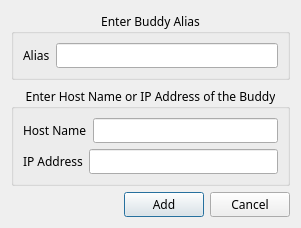
<?xml version="1.0" encoding="UTF-8"?>
<ui version="4.0">
 <class>addBuddyScreen</class>
 <widget class="QDialog" name="addBuddyScreen">
  <property name="windowModality">
   <enum>Qt::ApplicationModal</enum>
  </property>
  <property name="geometry">
   <rect>
    <x>0</x>
    <y>0</y>
    <width>250</width>
    <height>208</height>
   </rect>
  </property>
  <property name="sizePolicy">
   <sizepolicy hsizetype="Fixed" vsizetype="Fixed">
    <horstretch>0</horstretch>
    <verstretch>0</verstretch>
   </sizepolicy>
  </property>
  <property name="maximumSize">
   <size>
    <width>250</width>
    <height>208</height>
   </size>
  </property>
  <property name="font">
   <font>
    <family>Sans Serif</family>
   </font>
  </property>
  <property name="windowTitle">
   <string>Add Buddy</string>
  </property>
  <property name="windowIcon">
   <iconset resource="../resources/slm_resources.qrc">
    <normaloff>:/icons/SLM_Logo</normaloff>:/icons/SLM_Logo</iconset>
  </property>
  <layout class="QVBoxLayout" name="verticalLayout_3">
   <item>
    <widget class="QGroupBox" name="groupBox">
     <property name="title">
      <string>Enter Buddy Alias</string>
     </property>
     <property name="alignment">
      <set>Qt::AlignCenter</set>
     </property>
     <layout class="QVBoxLayout" name="verticalLayout_2">
      <item>
       <layout class="QHBoxLayout" name="horizontalLayout_3">
        <item>
         <widget class="QLabel" name="L_buddyAliasLabel">
          <property name="text">
           <string>Alias</string>
          </property>
         </widget>
        </item>
        <item>
         <widget class="QLineEdit" name="L_buddyAliasLine"/>
        </item>
       </layout>
      </item>
     </layout>
    </widget>
   </item>
   <item>
    <widget class="QGroupBox" name="groupBox_2">
     <property name="title">
      <string>Enter Host Name or IP Address of the Buddy</string>
     </property>
     <property name="alignment">
      <set>Qt::AlignCenter</set>
     </property>
     <layout class="QVBoxLayout" name="verticalLayout">
      <item>
       <layout class="QHBoxLayout" name="horizontalLayout_2">
        <item>
         <widget class="QLabel" name="L_hostNameLabel">
          <property name="text">
           <string>Host Name</string>
          </property>
         </widget>
        </item>
        <item>
         <widget class="QLineEdit" name="L_buddyHostNameLine">
          <property name="sizePolicy">
           <sizepolicy hsizetype="Expanding" vsizetype="Fixed">
            <horstretch>0</horstretch>
            <verstretch>0</verstretch>
           </sizepolicy>
          </property>
         </widget>
        </item>
       </layout>
      </item>
      <item>
       <layout class="QHBoxLayout" name="horizontalLayout">
        <item>
         <widget class="QLabel" name="L_buddyIPAddressLabel">
          <property name="text">
           <string>IP Address</string>
          </property>
         </widget>
        </item>
        <item>
         <widget class="QLineEdit" name="L_buddyIPAddressLine"/>
        </item>
       </layout>
      </item>
     </layout>
    </widget>
   </item>
   <item>
    <layout class="QHBoxLayout" name="horizontalLayout_4">
     <item>
      <spacer name="horizontalSpacer">
       <property name="orientation">
        <enum>Qt::Horizontal</enum>
       </property>
       <property name="sizeHint" stdset="0">
        <size>
         <width>40</width>
         <height>20</height>
        </size>
       </property>
      </spacer>
     </item>
     <item>
      <widget class="QPushButton" name="L_addBuddyButton">
       <property name="text">
        <string>Add</string>
       </property>
      </widget>
     </item>
     <item>
      <widget class="QPushButton" name="L_cancelAddBuddyButton">
       <property name="text">
        <string>Cancel</string>
       </property>
      </widget>
     </item>
    </layout>
   </item>
  </layout>
 </widget>
 <resources>
  <include location="../resources/slm_resources.qrc"/>
 </resources>
 <connections/>
</ui>
